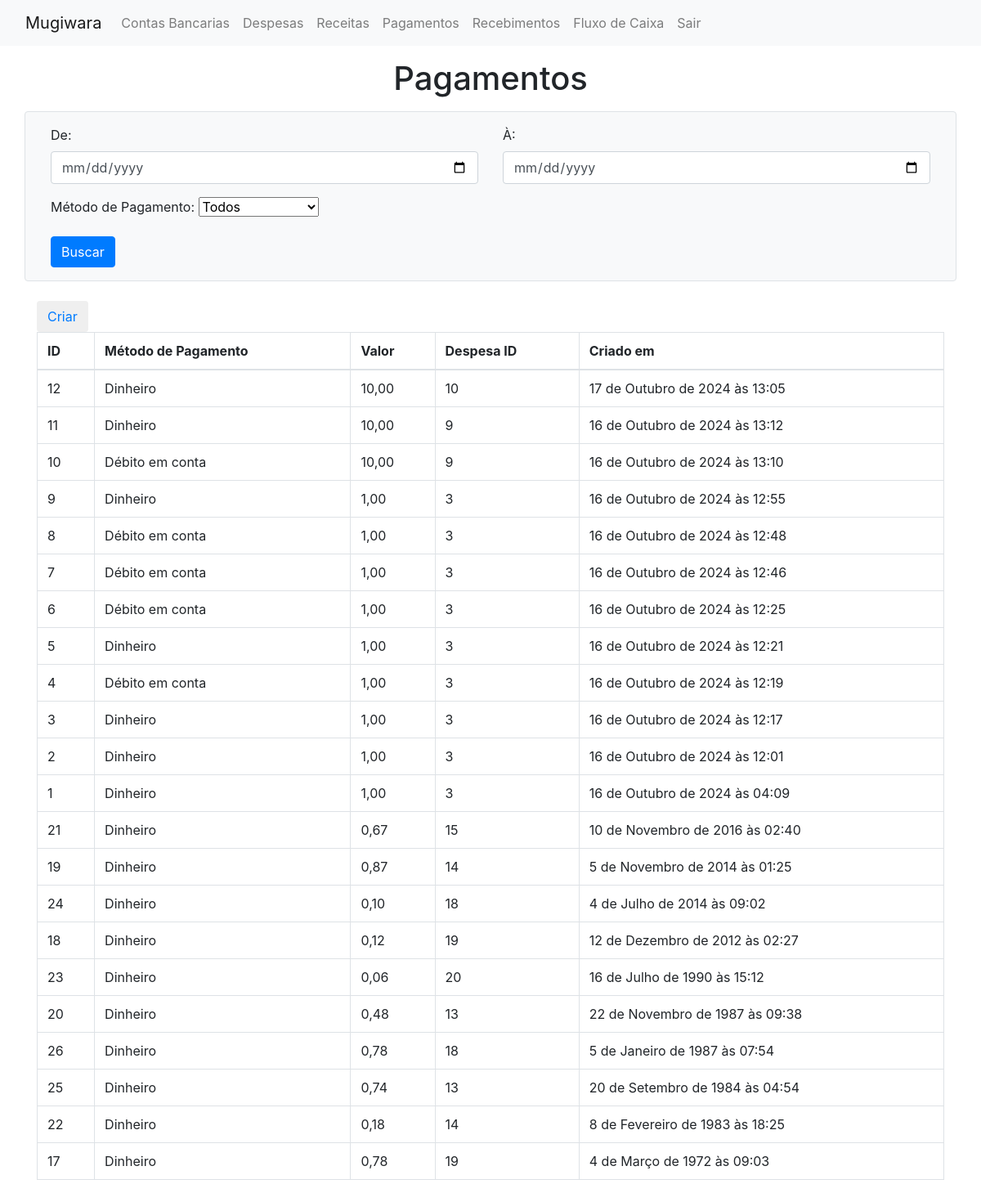
/show_pagamentos (signed in), run on the app's committed database.
### mugiwara/models/pagamento.py (models this page shows, shortened)
class pagamento(models.Model):
    valor_pago = models.DecimalField(decimal_places=2, max_digits=9, auto_created=True)
    metodo_pagamento = models.IntegerField(
        choices = metodos_pagamento,
        default = metodos_pagamento.DINHEIRO,
    )
    created_at  =  models.DateTimeField(auto_now_add=True, auto_created=True)
    despesa_id = models.ForeignKey(
        despesa,
        on_delete =  models.CASCADE
    )
    conta_bancaria_id  = models.ForeignKey(
        conta_bancaria,
        on_delete = models.SET_NULL,
        null = True,
        blank = True
    )
    class Meta:
        ordering = ['-created_at']

### mugiwara/models/despesa.py (models this page shows, shortened)
class despesa(models.Model):
    descricao = models.TextField()
    data_vencimento = models.DateField(auto_now=False, auto_now_add=False)
    valor = models.DecimalField(decimal_places=2, max_digits=9)
    categoria = models.IntegerField(
        choices = categoria_choices,
        default = categoria_choices.C1
    )
    status = models.IntegerField(
        choices = status_choices,
        default = status_choices.ABERTO
    )
    created_at = models.DateTimeField(auto_now_add=True, auto_created=True)
    class Meta:
        ordering = ['-created_at']

### mugiwara/views.py (the view, shortened to what this page needs)
# urls.py: path('show_pagamentos', views.showPagamentoView, name='show_pagamentos'),
@login_required
def showPagamentoView(request):
    form = SearchPagamentosForm(request.GET or None)
    pagamentos = pagamento.objects.all()
    context = {
        'form': form,
        'pagamentos': pagamentos
    }
    return render(request, 'mugiwara/show_pagamentos.html', context)

### mugiwara/forms.py
class SearchPagamentosForm(forms.ModelForm):
    class Meta:
        model = pagamento
        fields = ['data_inicio', 'data_fim', 'metodo']
    data_inicio = forms.DateField(
        label='De',
        required=False,
        widget=forms.DateInput(attrs={'type': 'date', 'class': 'form-control'})
    )
    data_fim = forms.DateField(
        label='À',
        required=False,
        widget=forms.DateInput(attrs={'type': 'date', 'class': 'form-control'})
    )
    metodo_pagamento = pagamento.objects.order_by('metodo_pagamento').values_list('metodo_pagamento', flat=True).distinct()
    metodo = forms.ChoiceField(
        label='Método de Pagamento',
        choices=[('', 'Todos')] + [(metodo, metodos_pagamento(metodo).label) for metodo in metodo_pagamento],
        required=False,
        widget=forms.Select(attrs={'class': 'form-select'})
    )

### mugiwara/templates/mugiwara/show_pagamentos.html (shortened to what this page needs)
{% extends 'layout.html' %}
{% block content %}
<div class="container">
<h1 class="text-center mt-3 mb-3">Pagamentos</h1>
<form method="GET" action="" class="row g-3 mb-4 p-3 border rounded bg-light">
  <div class="col-md-6">
    <div class="form-group">
      {{ form.data_inicio.label_tag }}
      {{ form.data_inicio }}
    </div>
  </div>
  <div class="col-md-6">
    <div class="form-group">
      {{ form.data_fim.label_tag }}
      {{ form.data_fim }}
    </div>
  </div>
  <div class="col-md-6">
    <div class="form-group">
        {{ form.metodo.label_tag }}
        {{ form.metodo }}
    </div>
  </div>
  <div class="col-md-12 text-end">
      <button type="submit" class="btn btn-primary">Buscar</button>
  </div>
</form>
<button class="btn"><a href="{% url 'show_despesa' %}">Criar</a></button>
<table class="table table-bordered">
   <thead>
     <tr>
       <th scope="col">ID</th>
       <th scope="col">Método de Pagamento</th>
       <th scope="col">Valor</th>
       <th scope="col">Despesa ID</th>
       <th scope="col">Criado em</th>
     </tr>
   </thead>
   <tbody>
   {% for pagamento in pagamentos %}
     <tr>
       <td>{{pagamento.id}}</td>
       <td>{{pagamento.get_metodo_pagamento_display}}</td>
       <td>{{pagamento.valor_pago}}</td>
       <td>{{pagamento.despesa_id.id}}</td>
       <td>{{pagamento.created_at}}</td>
     </tr>
   {% endfor %}
   </tbody>
 </table>
</div>
{% endblock %}

### data on the page
pagamento: id "12", metodo_pagamento "Dinheiro", valor_pago "10,00", despesa_id.id "10", created_at "17 de Outubro de 2024 às 13:05"
pagamento: id "11", metodo_pagamento "Dinheiro", valor_pago "10,00", despesa_id.id "9", created_at "16 de Outubro de 2024 às 13:12"
pagamento: id "10", metodo_pagamento "Débito em conta", valor_pago "10,00", despesa_id.id "9", created_at "16 de Outubro de 2024 às 13:10"
pagamento: id "9", metodo_pagamento "Dinheiro", valor_pago "1,00", despesa_id.id "3", created_at "16 de Outubro de 2024 às 12:55"
pagamento: id "8", metodo_pagamento "Débito em conta", valor_pago "1,00", despesa_id.id "3", created_at "16 de Outubro de 2024 às 12:48"
pagamento: id "7", metodo_pagamento "Débito em conta", valor_pago "1,00", despesa_id.id "3", created_at "16 de Outubro de 2024 às 12:46"
pagamento: id "6", metodo_pagamento "Débito em conta", valor_pago "1,00", despesa_id.id "3", created_at "16 de Outubro de 2024 às 12:25"
pagamento: id "5", metodo_pagamento "Dinheiro", valor_pago "1,00", despesa_id.id "3", created_at "16 de Outubro de 2024 às 12:21"
pagamento: id "4", metodo_pagamento "Débito em conta", valor_pago "1,00", despesa_id.id "3", created_at "16 de Outubro de 2024 às 12:19"
pagamento: id "3", metodo_pagamento "Dinheiro", valor_pago "1,00", despesa_id.id "3", created_at "16 de Outubro de 2024 às 12:17"
pagamento: id "2", metodo_pagamento "Dinheiro", valor_pago "1,00", despesa_id.id "3", created_at "16 de Outubro de 2024 às 12:01"
pagamento: id "1", metodo_pagamento "Dinheiro", valor_pago "1,00", despesa_id.id "3", created_at "16 de Outubro de 2024 às 04:09"
pagamento: id "21", metodo_pagamento "Dinheiro", valor_pago "0,67", despesa_id.id "15", created_at "10 de Novembro de 2016 às 02:40"
pagamento: id "19", metodo_pagamento "Dinheiro", valor_pago "0,87", despesa_id.id "14", created_at "5 de Novembro de 2014 às 01:25"
pagamento: id "24", metodo_pagamento "Dinheiro", valor_pago "0,10", despesa_id.id "18", created_at "4 de Julho de 2014 às 09:02"
pagamento: id "18", metodo_pagamento "Dinheiro", valor_pago "0,12", despesa_id.id "19", created_at "12 de Dezembro de 2012 às 02:27"
pagamento: id "23", metodo_pagamento "Dinheiro", valor_pago "0,06", despesa_id.id "20", created_at "16 de Julho de 1990 às 15:12"
pagamento: id "20", metodo_pagamento "Dinheiro", valor_pago "0,48", despesa_id.id "13", created_at "22 de Novembro de 1987 às 09:38"
pagamento: id "26", metodo_pagamento "Dinheiro", valor_pago "0,78", despesa_id.id "18", created_at "5 de Janeiro de 1987 às 07:54"
pagamento: id "25", metodo_pagamento "Dinheiro", valor_pago "0,74", despesa_id.id "13", created_at "20 de Setembro de 1984 às 04:54"
pagamento: id "22", metodo_pagamento "Dinheiro", valor_pago "0,18", despesa_id.id "14", created_at "8 de Fevereiro de 1983 às 18:25"
pagamento: id "17", metodo_pagamento "Dinheiro", valor_pago "0,78", despesa_id.id "19", created_at "4 de Março de 1972 às 09:03"
